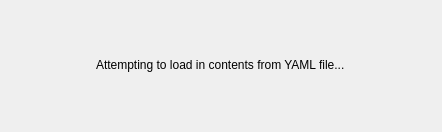
<?xml version="1.0" encoding="UTF-8"?>
<ui version="4.0">
 <class>Dialog</class>
 <widget class="QDialog" name="Dialog">
  <property name="geometry">
   <rect>
    <x>0</x>
    <y>0</y>
    <width>442</width>
    <height>132</height>
   </rect>
  </property>
  <property name="windowTitle">
   <string>Dialog</string>
  </property>
  <widget class="QWidget" name="verticalLayoutWidget">
   <property name="geometry">
    <rect>
     <x>10</x>
     <y>10</y>
     <width>421</width>
     <height>111</height>
    </rect>
   </property>
   <layout class="QVBoxLayout" name="vertical">
    <item alignment="Qt::AlignHCenter|Qt::AlignVCenter">
     <widget class="QLabel" name="label">
      <property name="text">
       <string>Attempting to load in contents from YAML file...</string>
      </property>
     </widget>
    </item>
   </layout>
  </widget>
 </widget>
 <resources/>
 <connections/>
</ui>
